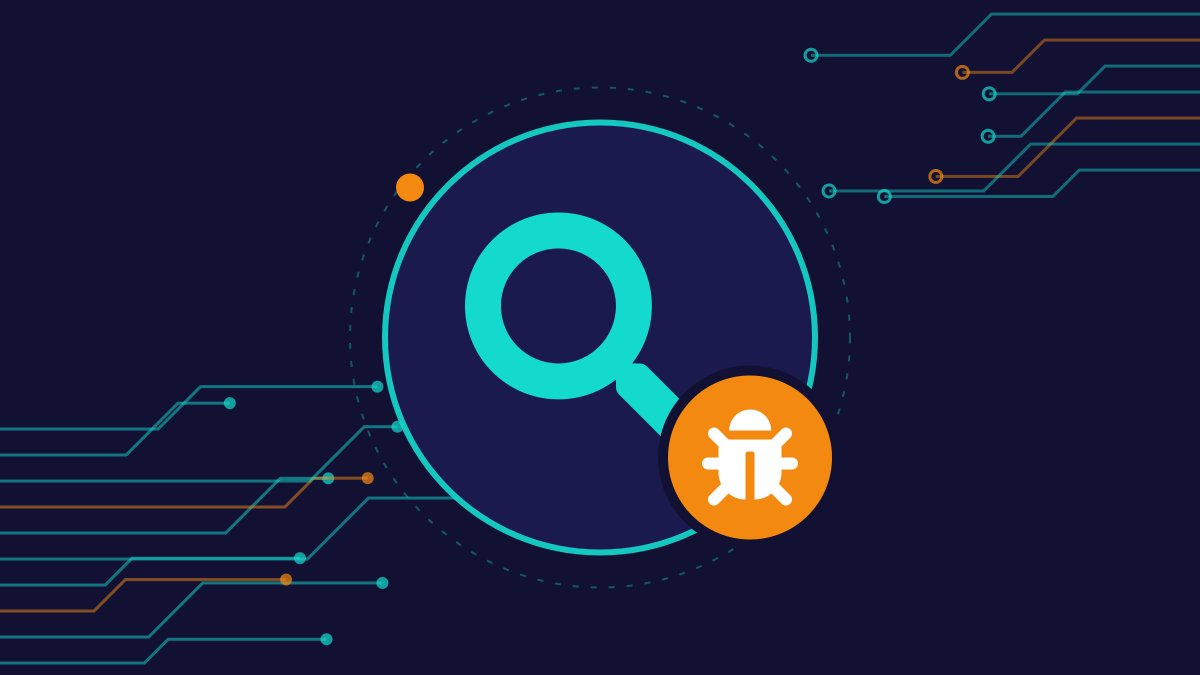
#> input picture ctfl/site/img/ch1.jpg, 1200 x 675 px
$ python -i fix_icons.py   (imports and definitions only)
#> lines starting #> are read from the running program, lines starting #| are printed output that depends on the picture
#!/usr/bin/env python3
"""Move (or drop) icons, and move/shrink pictures, that sit on top of text, using a render of the deck without them.
usage: fix_icons.py in.pptx out.pptx"""
import sys, os, re, zipfile, tempfile, shutil, subprocess, glob
from lxml import etree
from PIL import Image, ImageFont
FONT = ImageFont.truetype('/usr/share/fonts/truetype/liberation/LiberationSans-Regular.ttf', 100)

A = 'http://schemas.openxmlformats.org/drawingml/2006/main'
P = 'http://schemas.openxmlformats.org/presentationml/2006/main'
EMU = 914400
SOFFICE = '/root/.claude/skills/synced/d581b97c-8232-4796-9289-5c7868eb7101_0c95616f-1c1c-47af-8e20-d3b0c58604f4/pptx/scripts/office/soffice.py'
DPI = 40


def q(t):
    p, n = t.split(':'); return '{%s}%s' % ({'a': A, 'p': P}[p], n)


def order(work):
    rels = open(os.path.join(work, 'ppt/_rels/presentation.xml.rels'), encoding='utf-8').read()
    m = {re.search(r'Id="([^"]+)"', r).group(1): re.search(r'Target="([^"]+)"', r).group(1)
         for r in re.findall(r'<Relationship [^>]*>', rels)}
    pres = open(os.path.join(work, 'ppt/presentation.xml'), encoding='utf-8').read()
    return [os.path.join(work, 'ppt', m[r]) for r in re.findall(r'<p:sldId [^>]*r:id="([^"]+)"', pres)]


def icons(t):
    out = []
    for pic in t.find('.//' + q('p:spTree')).findall(q('p:pic')):
        nm = pic.find('.//' + q('p:cNvPr'))
        if nm is not None and (nm.get('name') or '').startswith('Icon '):
            out.append(pic)
    return out


def box(el):
    xf = el.find('./*/' + q('a:xfrm')) if el.tag != q('p:graphicFrame') else el.find(q('p:xfrm'))
    if xf is None or xf.find(q('a:off')) is None or xf.find(q('a:ext')) is None:
        return None
    return [int(xf.find(q('a:off')).get('x')), int(xf.find(q('a:off')).get('y')),
            int(xf.find(q('a:ext')).get('cx')), int(xf.find(q('a:ext')).get('cy'))]


def is_logo(el):
    nm = el.find('.//' + q('p:cNvPr'))
    return nm is not None and (nm.get('name') or '').startswith('NGQA')


def dark_ratio(img, box):
    x0, y0, x1, y1 = [int(v) for v in box]
    x0, y0 = max(0, x0), max(0, y0); x1, y1 = min(img.width, x1), min(img.height, y1)
    if x1 <= x0 or y1 <= y0:
        return 1.0
    reg = img.crop((x0, y0, x1, y1)).convert('L')
    h = reg.histogram()
    return sum(h[:235]) / max(1, (x1 - x0) * (y1 - y0))


def main(src, dst):
    work = tempfile.mkdtemp(); probe = tempfile.mkdtemp()
    with zipfile.ZipFile(src) as z:
        z.extractall(work); z.extractall(probe)
    pres = etree.parse(os.path.join(work, 'ppt/presentation.xml'))
    sz = pres.find(q('p:sldSz')); W, H = int(sz.get('cx')), int(sz.get('cy'))
    # 1) a copy without the icons, rendered
    for sp in order(probe):
        t = etree.parse(sp)
        tr = t.find('.//' + q('p:spTree'))
        for el in list(tr):
            if el.tag in (q('p:pic'), q('p:graphicFrame'), q('p:grpSp')) and not is_logo(el):
                tr.remove(el)
            elif el.tag == q('p:sp') and el.find('.//' + q('p:ph')) is None:
                b = box(el)
                if b and b[2] < 3 * EMU:
                    tr.remove(el)
        t.write(sp, xml_declaration=True, encoding='UTF-8', standalone=True)
    rdir = tempfile.mkdtemp()
    subprocess.run(['zip', '-qXrDy', os.path.join(rdir, 'p.pptx'), '.'], cwd=probe, check=True)
    subprocess.run(['python3', SOFFICE, '--headless', '--convert-to', 'pdf', 'p.pptx'], cwd=rdir,
                   capture_output=True, timeout=900)
    subprocess.run(['pdftoppm', '-png', '-r', str(DPI), 'p.pdf', 's'], cwd=rdir, check=True)
    pages = sorted(glob.glob(os.path.join(rdir, 's-*.png')))
    px = DPI / EMU
    moved = dropped = 0
    moved_pics = []
    for i, sp in enumerate(order(work)):
        t = etree.parse(sp)
        ics = icons(t)
        if not ics:
            continue
        img = Image.open(pages[i]).convert('RGB')
        taken = []
        for pic in ics:
            xf = pic.find(q('p:spPr') + '/' + q('a:xfrm'))
            off, ext = xf.find(q('a:off')), xf.find(q('a:ext'))
            x, y, s = int(off.get('x')), int(off.get('y')), int(ext.get('cx'))
            pad = 0.06 * EMU
            ibx = ((x - pad) * px, (y - pad) * px, (x + s + pad) * px, (y + s + pad) * px)
            if dark_ratio(img, ibx) < 0.004 and not any(abs(x - a) < s and abs(y - b) < s for a, b in taken):
                taken.append((x, y)); continue
            # search free spots, nearest first
            best = None
            for side in (s, int(s * 0.8)):
                step = int(0.1 * EMU)
                for yy in range(int(1.3 * EMU), int(H - side - 0.55 * EMU), step):
                    for xx in range(int(0.25 * EMU), int(W - side - 0.25 * EMU), step):
                        if any(abs(xx - a) < side and abs(yy - b) < side for a, b in taken):
                            continue
                        bb = ((xx - pad) * px, (yy - pad) * px, (xx + side + pad) * px, (yy + side + pad) * px)
                        if dark_ratio(img, bb) < 0.002:
                            d = (xx - x) ** 2 + (yy - y) ** 2
                            if best is None or d < best[0]:
                                best = (d, xx, yy, side)
                if best:
                    break
            if best:
                _, xx, yy, side = best
                off.set('x', str(xx)); off.set('y', str(yy)); ext.set('cx', str(side)); ext.set('cy', str(side))
                taken.append((xx, yy)); moved += 1
            else:
                pic.getparent().remove(pic); dropped += 1
        t.write(sp, xml_declaration=True, encoding='UTF-8', standalone=True)
    # pictures that cover the main text: move to free space nearby, or shrink
    for i, sp in enumerate(order(work)):
        t = etree.parse(sp)
        tr = t.find('.//' + q('p:spTree'))
        pics = [p for p in tr.findall(q('p:pic')) if not is_logo(p) and p not in icons(t)]
        if not pics:
            continue
        img = Image.open(pages[i]).convert('RGB')
        labels = [box(e) for e in tr.findall(q('p:sp')) if e.find('.//' + q('p:ph')) is None
                  and box(e) and box(e)[2] < 3 * EMU and ''.join(e.itertext()).strip()]
        others = [box(e) for e in tr if e.tag in (q('p:pic'), q('p:graphicFrame'), q('p:grpSp')) and box(e)]
        changed = False
        for pic in pics:
            b = box(pic)
            if not b or b[2] * b[3] > 0.35 * W * H:
                continue
            x, y, w, h = b
            pb = (x * px, y * px, (x + w) * px, (y + h) * px)
            if dark_ratio(img, pb) < 0.004:
                continue
            if any(l[0] < x + w and l[0] + l[2] > x and l[1] < y + h and l[1] + l[3] > y for l in labels):
                continue  # captions/labels belong to this picture: leave it
            best = None
            for k in (1.0, 0.85, 0.7, 0.6):
                ww, hh = int(w * k), int(h * k)
                step = int(0.1 * EMU)
                for yy in range(int(1.0 * EMU), int(H - hh - 0.5 * EMU), step):
                    for xx in range(int(0.2 * EMU), int(W - ww - 0.2 * EMU), step):
                        if any(o != b and o[0] < xx + ww and o[0] + o[2] > xx and o[1] < yy + hh and o[1] + o[3] > yy for o in others):
                            continue
                        m = 0.12 * EMU
                        bb = ((xx - m) * px, (yy - m) * px, (xx + ww + m) * px, (yy + hh + m) * px)
                        if dark_ratio(img, bb) < 0.0008:
                            d = (xx - x) ** 2 + (yy - y) ** 2
                            if best is None or d < best[0]:
                                best = (d, xx, yy, ww, hh)
                if best:
                    break
            if best:
                _, xx, yy, ww, hh = best
                xf = pic.find(q('p:spPr') + '/' + q('a:xfrm'))
                xf.find(q('a:off')).set('x', str(xx)); xf.find(q('a:off')).set('y', str(yy))
                xf.find(q('a:ext')).set('cx', str(ww)); xf.find(q('a:ext')).set('cy', str(hh))
                others = [o for o in others if o != b] + [[xx, yy, ww, hh]]
                moved_pics.append(i + 1); changed = True
        if changed:
            t.write(sp, xml_declaration=True, encoding='UTF-8', standalone=True)
    print('   pictures moved on slides:', moved_pics)
    # small text boxes (formulas, notes) lying on the main text: slide them sideways into free space
    moved_lbl = []
    for i, sp in enumerate([] if True else order(work)):
        t = etree.parse(sp)
        tr = t.find('.//' + q('p:spTree'))
        img = Image.open(pages[i]).convert('RGB')
        changed = False
        for el in tr.findall(q('p:sp')):
            if el.find('.//' + q('p:ph')) is not None or not ''.join(el.itertext()).strip():
                continue
            b = box(el)
            if not b or b[2] >= 3 * EMU or b[1] < 1.0 * EMU:
                continue
            x, y, w, h = b
            # does its text area cover main text?  (shrink to the middle 70% to ignore anti-aliasing)
            cb = ((x + w * .15) * px, (y + h * .2) * px, (x + w * .85) * px, (y + h * .8) * px)
            if dark_ratio(img, cb) < 0.003:
                continue
            best = None
            step = int(0.05 * EMU)
            # use the width the text really needs, not the box
            szs = [int(r.get('sz')) for r in el.iter(q('a:rPr')) if r.get('sz')]
            longest = max((''.join(p.itertext()) for p in el.iter(q('a:p'))), key=len)
            need = FONT.getlength(longest) / 100 * (max(szs or [1800]) / 100) / 72 * EMU + 0.15 * EMU
            ox = x
            if need < w:
                algn = (el.find('.//' + q('a:pPr')).get('algn') if el.find('.//' + q('a:pPr')) is not None else None)
                ox = x + (w - need) if algn == 'r' else (x + (w - need) / 2 if algn == 'ctr' else x)
                w = int(need)
            for xx in range(int(0.2 * EMU), int(W - w - 0.2 * EMU), step):
                bb = (xx * px, y * px, (xx + w) * px, (y + h) * px)
                if dark_ratio(img, bb) < 0.002:
                    d = abs(xx - ox)
                    if best is None or d < best[0]:
                        best = (d, xx)
            if best and best[0] < 4 * EMU:
                el.find(q('p:spPr') + '/' + q('a:xfrm') + '/' + q('a:off')).set('x', str(int(best[1] - (ox - x))))
                changed = True; moved_lbl.append(i + 1)
        if changed:
            t.write(sp, xml_declaration=True, encoding='UTF-8', standalone=True)
    print('   text boxes moved on slides:', moved_lbl)
    out = os.path.abspath(dst)
    if os.path.exists(out):
        os.remove(out)
    subprocess.run(['zip', '-qXrDy', out, '.'], cwd=work, check=True)
    for d in (work, probe, rdir):
        shutil.rmtree(d)
    print(os.path.basename(src), 'icons moved:', moved, 'dropped:', dropped)


# [2 lines not run here, left out]

>>> import cv2
>>> picture = cv2.imread('../site/img/ch1.jpg', cv2.IMREAD_GRAYSCALE)
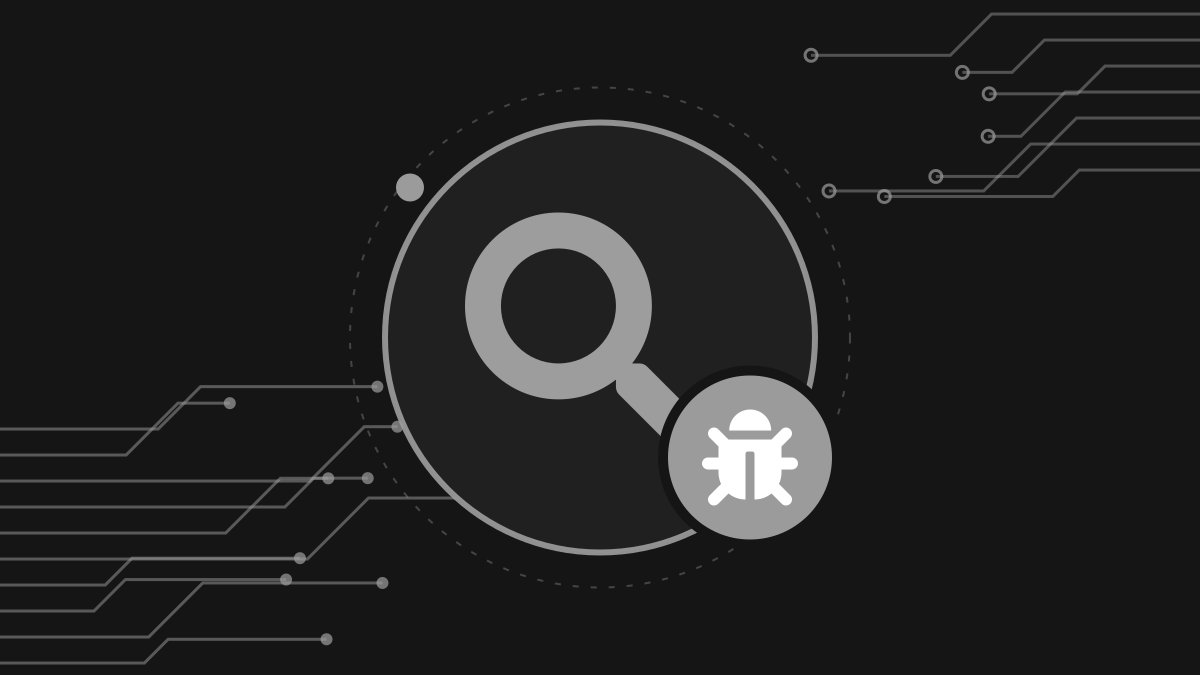
#> picture: shape (675, 1200); min 4, max 255, mean 32.6
>>> result = main(picture, 'out.png')
#> (the run stopped early here; a loop or call above may not have finished)
